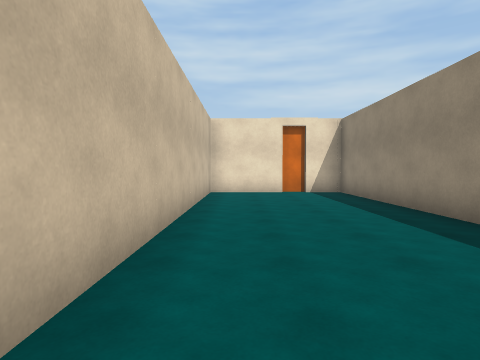
view 1 (above)

16 first-person views from a walk through a 3-D level made in the Unity game engine. The camera is 1.5 m above the floor, tilts 2° down and sees 75° across. Doors are open. The floor is counted in squares, 2 m on a side. Each view is taken from the middle of a square. On the plan, view 1 faces up. The plan holds only what a view shows up to about 10 squares ahead; the rest is blank. The place goes on beyond the plan. The player character is not drawn. Surface patterns are stand-ins for the level's own textures.

view 2
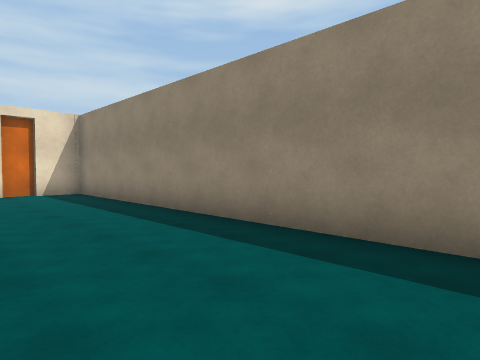

view 3
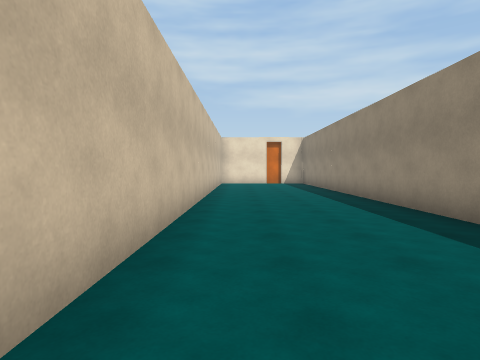

view 4
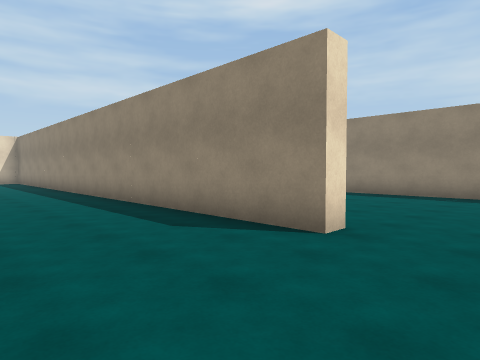

view 5
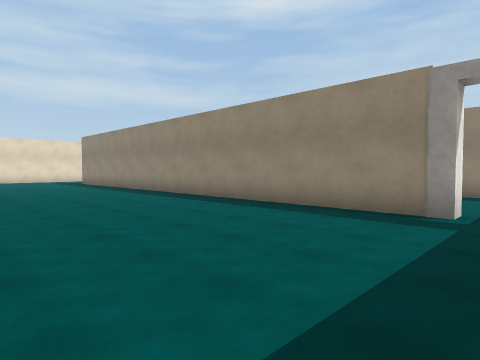

view 6
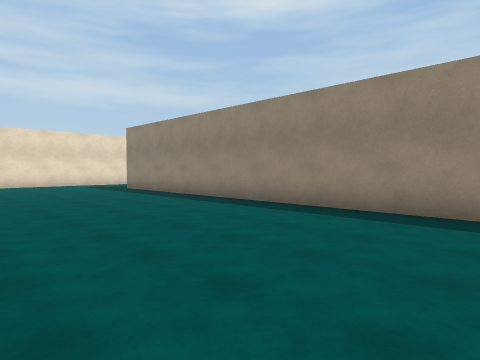

view 7
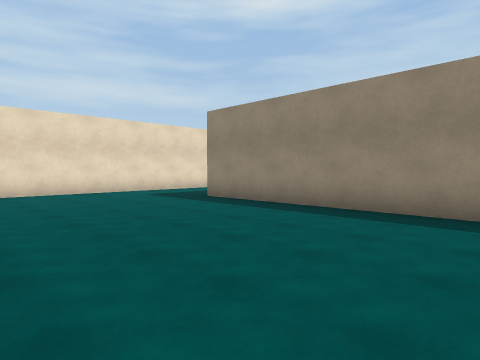

view 8
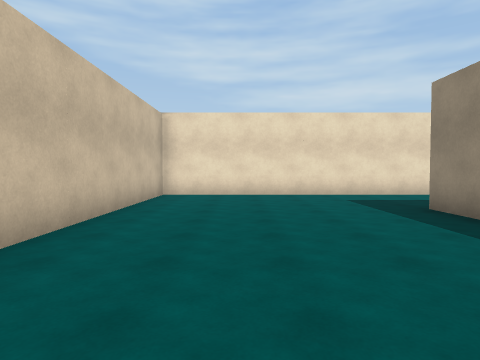

view 9
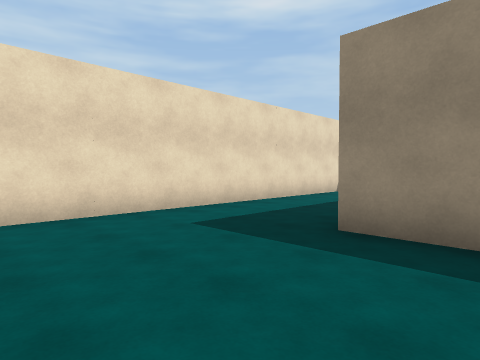

view 10
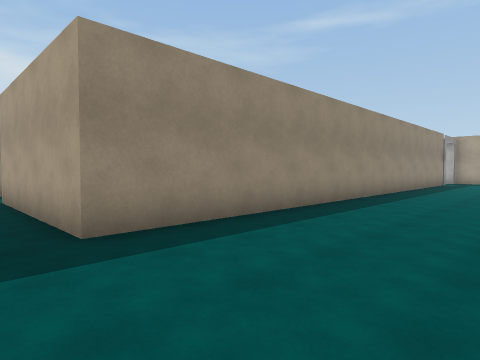

view 11
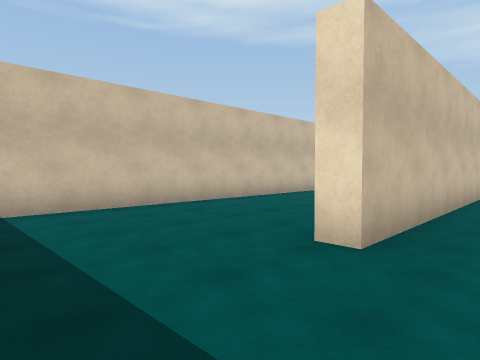

view 12
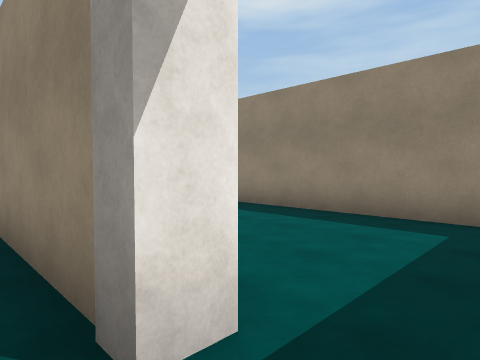

view 13
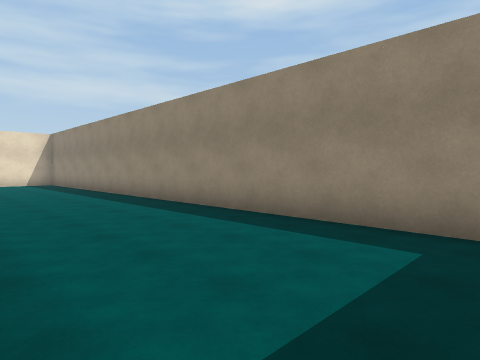

view 14
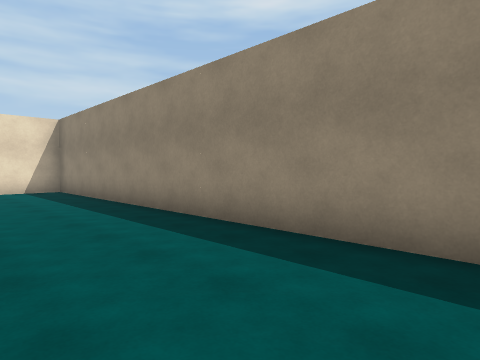

view 15
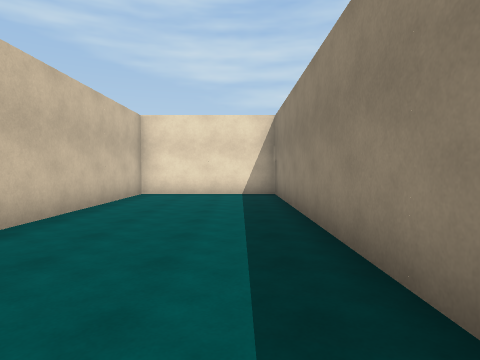

view 16
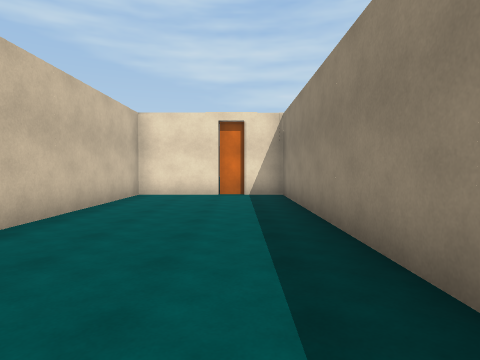

### Floor plan
Points are (right, up) in squares from view 1. A wall is a line through its corners. A room is listed if a view was taken in it or the views show most of it. See-through windows are left out.
Room 1 (views 1, 2, 3, 4, 5, 6, 7, 8, 9, 10, 11, 12, 13, 16)
walls: (3.8, -0.5) (3.8, -7.1) (3.3, -7.1) (3.3, 10.1) (2.1, 10.1); (10, -9) (9.6, -9) (9.6, 6.8) (14.5, 6.8); (2.2, 10.3) (1.4, 10.3); (1.5, 10.1) (-0.9, 10.1) (-0.9, -9.2); (14.5, 10.1) (3.8, 10.1) (3.8, 3.9)
ways out: opening at (10, -9.5) to room 2
Room 2 (views 14, 15)
walls: (14.1, -9.5) (14.1, 6.3) (10.1, 6.3) (10.1, 0.8)
ways out: opening at (10, -9.5) to room 1

Where each view was taken, in squares from view 1:
view 1: 0 up, 0 right, facing up
view 2: 0 up, 0 right, facing up-right
view 3: 6 down, 0 right, facing up
view 4: 9 down, 0 right, facing up-right
view 5: 10 down, 4 right, facing up-right
view 6: 5 down, 4 right, facing up-right
view 7: 0 up, 4 right, facing up-right
view 8: 1 up, 6 right, facing up
view 9: 5 up, 6 right, facing up-right
view 10: 8 up, 6 right, facing down-right
view 11: 10 down, 5 right, facing up-left
view 12: 10 down, 9 right, facing up-right
view 13: 10 down, 10 right, facing up-right
view 14: 5 down, 11 right, facing up-right
view 15: 3 down, 13 right, facing up
view 16: 1 up, 2 right, facing up
